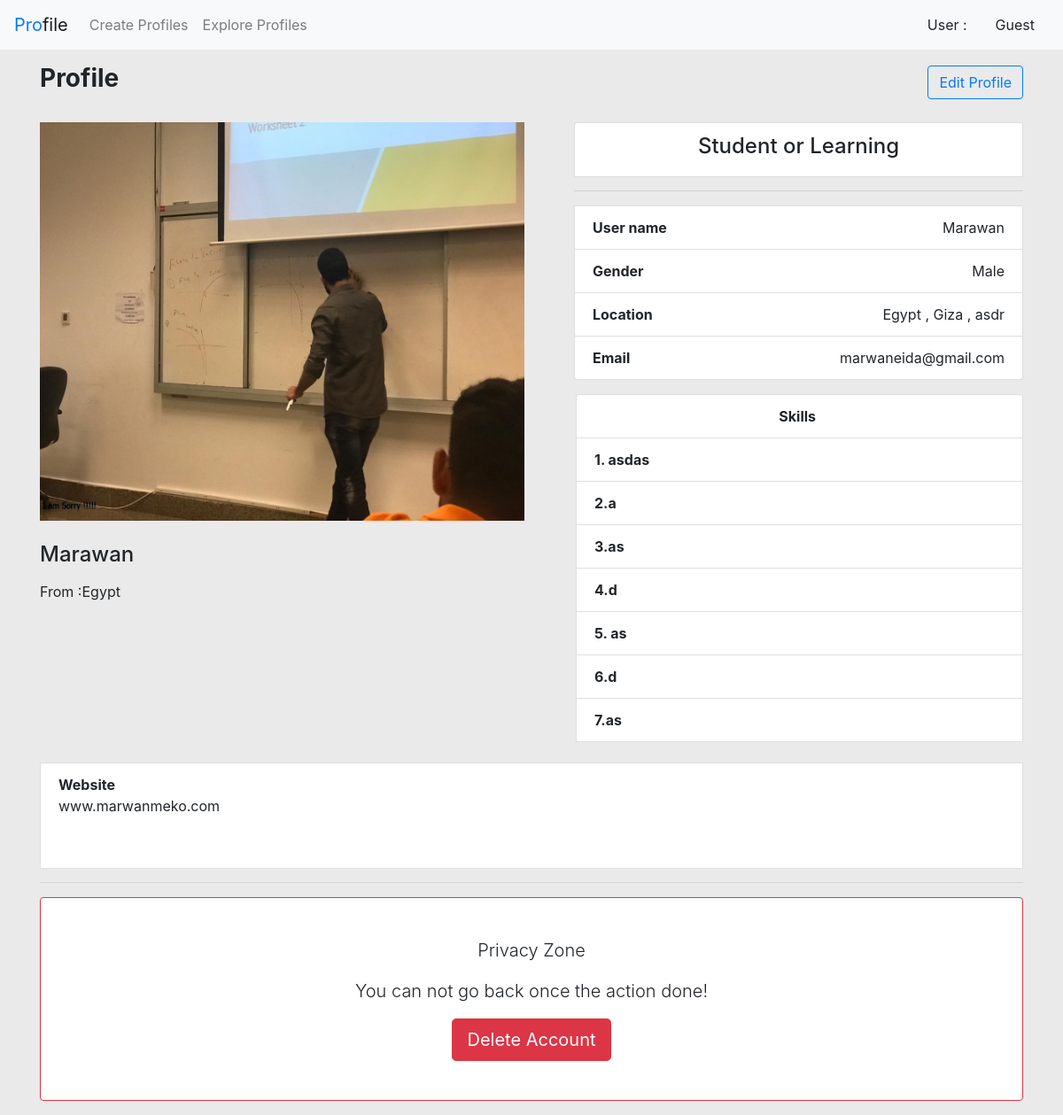
/moreinfo.php?id=15, run on the app's committed database.
### tables this page shows
CREATE TABLE `create_profiles` (
  `Id` int(11) NOT NULL,
  `Names` varchar(255) NOT NULL,
  `Profession` varchar(255) NOT NULL,
  `Urls` varchar(255) NOT NULL,
  `Gender` varchar(1) NOT NULL,
  `Locations` varchar(255) NOT NULL,
  `Skills` varchar(255) NOT NULL,
  `Images` varchar(255) NOT NULL,
  `Email` varchar(255) NOT NULL
);

### moreinfo.php (the view, shortened to what this page needs)
<?php
include("nabvar_section.php");
    if (isset($_GET['id'])) {
        $id=$_GET['id'];
        $sql="SELECT * FROM create_profiles WHERE ID='$id'";
        $result=mysqli_query($connect_to_database,$sql);
        $profiles=mysqli_fetch_all($result,MYSQLI_ASSOC);
    }
    else {
        header("location:global_profiles.php");
    }
    $counter=0;
?>
<div class="container">
<header style="display: flex; flex-direction: row; justify-content: space-between; align-items: center">
    <?php foreach($profiles as $profile): ?>
    <h3 style="font-weight: bold">Profile</h3>
  <div class='btn-group'>
    <a class="btn btn-outline-primary" href="local_profiles.php?id_edit=<?php  echo $profile['Id'] ?>">
    Edit Profile </a>
  </div>
</header>
<br>
</div>
<div class="container">
<div class='profile'>
  <div style="display: grid; grid-template-columns: 1fr 1fr; grid-gap: 1rem; ">
    <div class="profile-left">
      <img src="photo/<?php echo htmlspecialchars($profile['Images']); ?>" alt="">
      <br>
      <br>
      <h4><?php echo htmlspecialchars($profile['Names']);?></h4>
      <p class="lead"><?php foreach(explode(',',$profile['Locations']) as $unit) { ?>
         <li  style="list-style-type:none">From :<?php echo htmlspecialchars($unit); break;?> </li>
       <?php  } ?></p>
    </div>
    <div class="profile-right">
      <ul class="lis-group">
        <li class="list-group-item">
          <h4 class="text-center"><?php echo htmlspecialchars($profile['Profession']);?></h4>
        </li>
        <hr>
        <li class="list-group-item">
          <strong>User name</strong>
          <span class="float-right"><?php echo htmlspecialchars($profile['Names']);?></span>
        </li>
        <li class="list-group-item">
          <strong>Gender</strong>
          <span class="float-right"><?php
            if ($profile['Gender']=="M")
                echo  "Male";
            else
                echo  "Female";?></span>
        </li>
        <li class="list-group-item">
          <strong>Location</strong>
          <span class="float-right"><?php echo htmlspecialchars($profile['Locations']);?></span>
        </li>
        <li class="list-group-item">
          <strong>Email</strong>
          <span class="float-right"><?php echo htmlspecialchars($profile['Email']);?></span>
        </li>
      </ul>
      <ul class="list-group">
        <li class="list-group-item">
          <strong>Skills</strong>
        </li>
        <?php foreach(explode(',',$profile['Skills']) as $unit) {
            $counter++;?>
        <li class="list-group-item">
          <strong><?php echo htmlspecialchars($counter); ?>.<?php echo htmlspecialchars($unit); ?> </li></strong>
          <span class="" ><li style="list-style-type:none"></span>
        <?php  } ?>
        <?php $counter=0; ?>
      </ul>
    </div>
  </div>
  <br>
  <li class="list-group-item" style="height:120px;">
          <strong>Website</strong>
          <br>
          <span ><?php echo htmlspecialchars($profile['Urls']);?></span>
    </li>
    <hr>
  <div class="profile-bottom">
    <p>
      <div class="card border-danger text-center p-4">
        <div class="card-body">
          <p class="lead">Privacy Zone</p>
          <p class="lead">You can not go back once the action done!</p>
          <form action="<?php echo $_SERVER['PHP_SELF'];?>" method="POST">
                <input class="btn btn-danger btn-lg" type="submit" name="id_delete_done" value="Delete Account" class="btn btn-primary">
          </form>
        </div>
      </div>
    </p>
  </div>
</div>
<?php  endforeach; ?>
</body>
</html>

### style.css (style rules this page uses)
body { background: #eaeaea; }

### moreinfo.php (style rules this page uses)
.list-group .list-group-item:first-child strong { margin:0 45%; }
.list-group-item { position: relative; display: block; padding: 0.75rem 1.25rem; margin-bottom: -1px; background-color: #fff; border: 1px solid rgba(0,0,0,0.125); }
.list-group { padding-left:42px !important; }
.profile-left img { max-width:100%; height: 450px; }

### data on the page
create_profiles: Images (picture), Names "Marawan", Locations "Egypt", Profession "Student or Learning", Gender "Male", Locations "Egypt , Giza , asdr", Email "marwaneida@gmail.com", Skills "asdas", Skills "a", Skills "as", Skills "d", Urls "www.marwanmeko.com"

### other printed values
$name "Guest"
